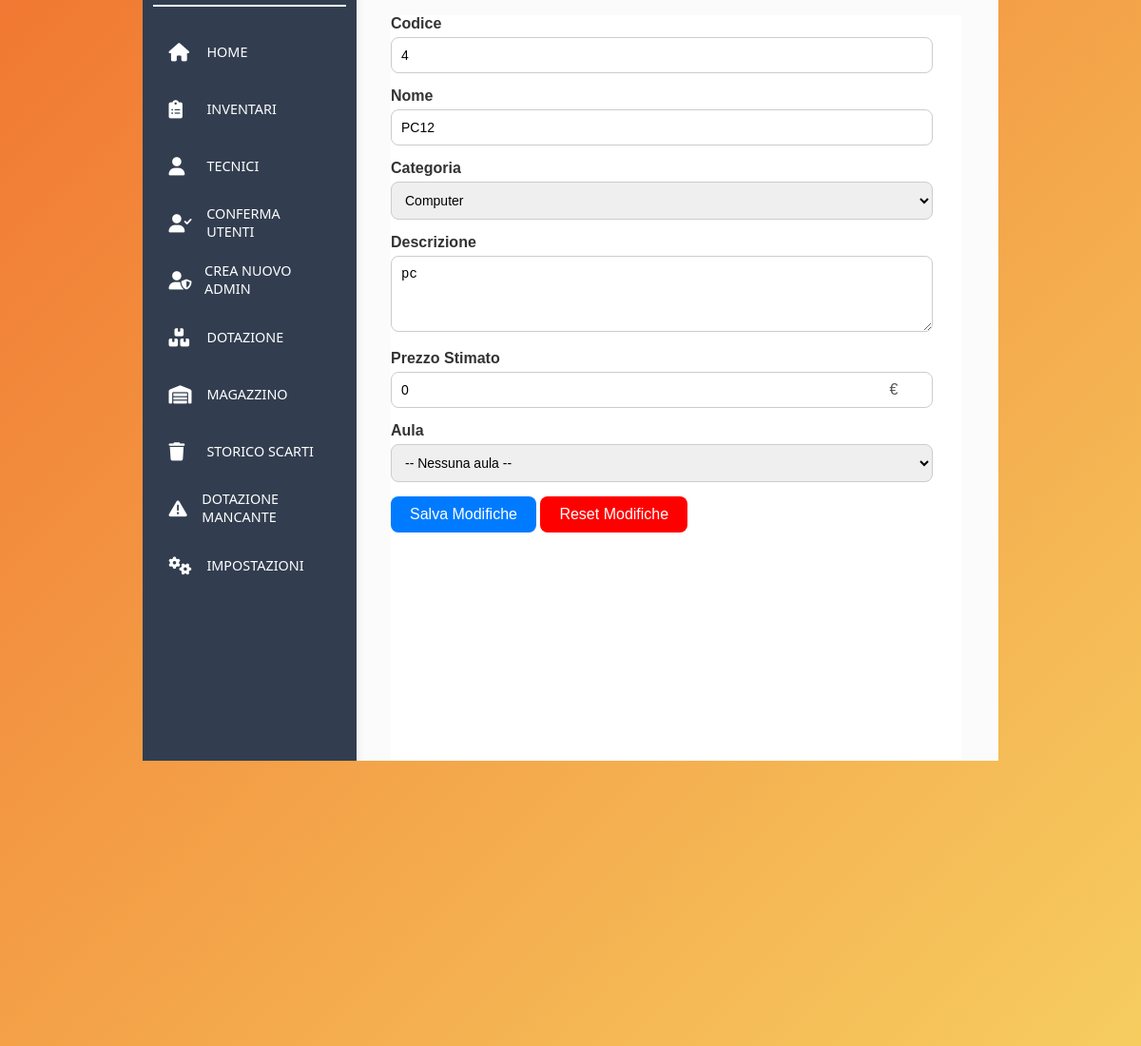
/pages/lista_dotazione/modifica_dotazione/modifica_dotazione.php?codice=4&start=archivio (signed in), run on the app's committed database.
### tables this page shows
CREATE TABLE `dotazione` (
  `codice` varchar(50) NOT NULL,
  `nome` varchar(100) DEFAULT NULL,
  `categoria` varchar(50) DEFAULT NULL,
  `descrizione` text DEFAULT NULL,
  `stato` varchar(20) DEFAULT NULL,
  `prezzo_stimato` float(10,2) DEFAULT NULL,
  `ID_aula` varchar(20) DEFAULT NULL
);

### pages/lista_dotazione/modifica_dotazione/modifica_dotazione.php (the view, shortened to what this page needs)
<?php
$host = 'localhost';
$db = 'inventariosdarzo';
$user = 'root';
$pass = '';
$username = $_SESSION['username'] ?? null;
$role = $_SESSION['role'] ?? null;
$codice = $_GET['codice'] ?? null;
if (!is_null($username) && $role === "admin" || $role == "user") {
    try {
        $conn = new PDO("mysql:host=$host;dbname=$db", $user, $pass);
        $conn->setAttribute(PDO::ATTR_ERRMODE, PDO::ERRMODE_EXCEPTION);
    } catch (PDOException $e) {
        die("Connessione fallita: " . $e->getMessage());
    }
    if ($codice !== null) {
        $stmt = $conn->prepare("SELECT * FROM dotazione WHERE codice = :codice");
        $stmt->bindParam(':codice', $codice, PDO::PARAM_STR);
        $stmt->execute();
        $dotazione = $stmt->fetch(PDO::FETCH_ASSOC);
        $stmt = $conn->prepare("SELECT ID_categoria FROM categoria");
        $stmt->execute();
        $elencoCategorie = $stmt->fetchAll(PDO::FETCH_COLUMN);
    } else {
        die("Codice non fornito.");
    }
} else {
    header("Location: ../../../logout/logout.php");
    exit;
}
?>
<!DOCTYPE html>
<html lang="en">
    <head>
        <link rel="stylesheet" href="..\..\..\assets\css\background.css" />
        <link rel="stylesheet" href="..\..\..\assets\css\shared_style_user_admin.css" />
        <link rel="stylesheet" href="..\..\..\assets\css\shared_admin_subpages.css" />
        <link rel="stylesheet" href="modifica_dotazione.css" />
        <link rel="stylesheet" href="https://cdnjs.cloudflare.com/ajax/libs/font-awesome/6.0.0-beta3/css/all.min.css" />
    </head>
    <body>
        <div class="container">
            <div class="sidebar">
                <div class="image"><img src="..\..\..\assets\images\logo_darzo.png" width="120px" /></div>
                <div class="section-container">
                    <br />
                    <?php
                        if($role == 'admin') {
                            echo '<a href="../../admin_page/admin_page/admin_page.php"><div class="section"><span class="section-text"><i class="fas fa-home"></i> HOME</span></div></a>';
                        } else {
                            echo '<a href="../../user_page/user_page.php"><div class="section"><span class="section-text"><i class="fas fa-home"></i> HOME</span></div></a>';
                        }
                    ?>
                    <a href="../../aule/aule.php"><div class="section"><span class="section-text"><i class="fas fa-clipboard-list"></i> INVENTARI</span></div></a>
                    <?php
                        if($role == "admin"){
                            echo '<a href="..\..\admin_page\mostra_user_attivi\mostra_user_attivi.php"><div class="section"><span class="section-text"><i class="fas fa-user"></i> TECNICI</span></div></a>';
                            echo '<a href="..\..\admin_page\user_accept\user_accept.php"><div class="section"><span class="section-text"><i class="fas fa-user-check"></i>CONFERMA UTENTI</span></div></a>';
                            echo '<a href="..\..\admin_page\nuovo_admin\nuovo_admin.php"><div class="section"><span class="section-text"><i class="fas fa-user-shield"></i>CREA NUOVO ADMIN</span></div></a>';
                        };
                    ?>
                    <a href="..\..\lista_dotazione\lista_dotazione.php"><div class="section"><span class="section-text"><i class="fas fa-boxes-stacked"></i>DOTAZIONE</span></div></a>
                    <a href="..\..\dotazione_archiviata\dotazione_archiviata.php"><div class="section"><span class="section-text"><i class="fas fa-warehouse"></i>MAGAZZINO</span></div></a>
                    <a href="..\..\dotazione_eliminata/dotazione_eliminata.php"><div class="section"><span class="section-text"><i class="fas fa-trash"></i>STORICO SCARTI</span></div></a>
                    <a href="../../dotazione_mancante/dotazione_mancante.php"><div class="section"><span class="section-text"><i class="fas fa-exclamation-triangle"></i>DOTAZIONE MANCANTE</span></div></a>
                    <a href="..\..\impostazioni\impostazioni.php"><div class="section"><span class="section-text"><i class="fas fa-cogs"></i>IMPOSTAZIONI</span></div></a>
                </div>
            </div>
            <div class="content">
                <div class="form-container">
                    <form action="" method="post">
                        <div class="form-group">
                            <label for="codice">Codice</label>
                            <input type="text" name="codice" readonly value="<?php echo $dotazione['codice']?>">
                        </div>
                        <div class="form-group">
                            <label for="nome">Nome</label>
                            <input type="text" name="nome" value="<?php echo $dotazione['nome'] ?>">
                        </div>
                        <div class="form-group">
                            <label for="categoria">Categoria</label>
                            <select name="categoria">
                                <?php foreach ($elencoCategorie as $categoria): ?>
                                    <option value="<?php echo $categoria ?>" <?php if ($dotazione['categoria'] == $categoria) echo 'selected' ?>>
                                        <?php echo $categoria ?>
                                    </option>
                                <?php endforeach; ?>
                            </select>
                        </div>
                        <div class="form-group">
                            <label for="descrizione">Descrizione</label>
                            <textarea name="descrizione"><?php echo $dotazione['descrizione'] ?></textarea>
                        </div>
                        <div class="form-group">
                            <label for="prezzo">Prezzo Stimato</label>
                            <div class="input-with-euro">
                                <input type="number" name="prezzo" step="0.1" min="0" value="<?php echo floatval($dotazione['prezzo_stimato']) ?>">
                            </div>
                        </div>
                        <div class="form-group">
                            <label for="ID_aula">Aula</label>
                            <select name="aula">
                                <option value="">-- Nessuna aula --</option>
                            </select>
                        </div>
                        <div class="form-group">
                            <input class="save" type="submit" name="salva" value="Salva Modifiche">
                            <input class="reset" type="submit" name="reset" value="Reset Modifiche">
                        </div>
                    </form>
                </div>
            </div>
        </div>
    </body>
</html>

### assets/css/background.css (style rules this page uses)
body { font-family: Arial, sans-serif; background: linear-gradient(-45deg, #f17832, #fec11a, #f7da67, #f17832); background-size: 400% 400%; animation: gradientMove 10s ease infinite; }

### assets/css/shared_style_user_admin.css (style rules this page uses)
html, body { height: 100%; margin: 0; padding: 0; overflow: hidden; display: flex; justify-content: center; align-items: center; font-family: Arial, Helvetica, sans-serif; }
.container { background-color: #fbfbfb; width: 75vw; height: 90vh; display: flex; border-radius: 20px; box-shadow: 0 0 10px rgba(0, 0, 0, 0.1); }
.sidebar { background-color: #323e50; width: 25%; min-width: 130px; height: 90vh; border-bottom-left-radius: 20px; border-top-left-radius: 20px; box-shadow: 0 0 10px rgba(0, 0, 0, 0.1); }
.image { position: relative; top: 2%; left: 5%; }
img { min-width: 30%; max-width: 60%; }
.section-container { border-top: 2px solid white; margin-top: 15px; width: 90%; height: 100%; position: relative; left: 5%; right: 5%; font-family: 'Segoe UI', Tahoma, Geneva, Verdana, sans-serif; display: block; color: #333; }
.section { position: relative; width: 100%; height: 50px; margin-bottom: 10px; }
a { text-decoration: none; }
.section-text { width: 100%; height: 100%; font-weight: 500; color: #ffffff; font-size: 0.9rem; display: flex; align-items: center; justify-content: start; padding: 0 8%; }
.content { flex-grow: 1; background-color: #fbfbfb; border-top-right-radius: 20px; border-bottom-right-radius: 20px; overflow-y: auto; margin-left: 4%; }
.section-text i { width: 30px; font-size: 1.2rem; margin-right: 10px; }

### pages/lista_dotazione/modifica_dotazione/modifica_dotazione.css (style rules this page uses)
* { box-sizing: border-box; }
.form-container { background-color: rgb(255, 255, 255); height: 80%; margin-top: 20px; max-width: 50vw; overflow: hidden; }
.form-container form { height: 100%; }
.form-group { margin-bottom: 15px; }
label { display: block; margin-bottom: 5px; font-weight: bold; color: #333; }
input[type="text"],textarea,input[type="number"] { width: 95%; padding: 10px; border: 1px solid #ccc; border-radius: 8px; font-size: 14px; resize: vertical; }
textarea { min-height: 80px; }
.form-group input[type="submit"] { color: white; padding: 10px 20px; border: none; border-radius: 8px; cursor: pointer; font-size: 16px; }
.save { background: #007bff; }
.reset { background: #ff0000; }
select { width: 95%; padding: 10px; border: 1px solid #ccc; border-radius: 8px; font-size: 14px; }
.input-with-euro { position: relative; display: inline-block; width: 100%; }
.input-with-euro::after { content: "€"; position: relative; right: 50px; top: 50%; color: #555; pointer-events: none; }

### data on the page
dotazione: codice "4", nome "PC12", categoria "Computer", descrizione "pc", prezzo "0"
